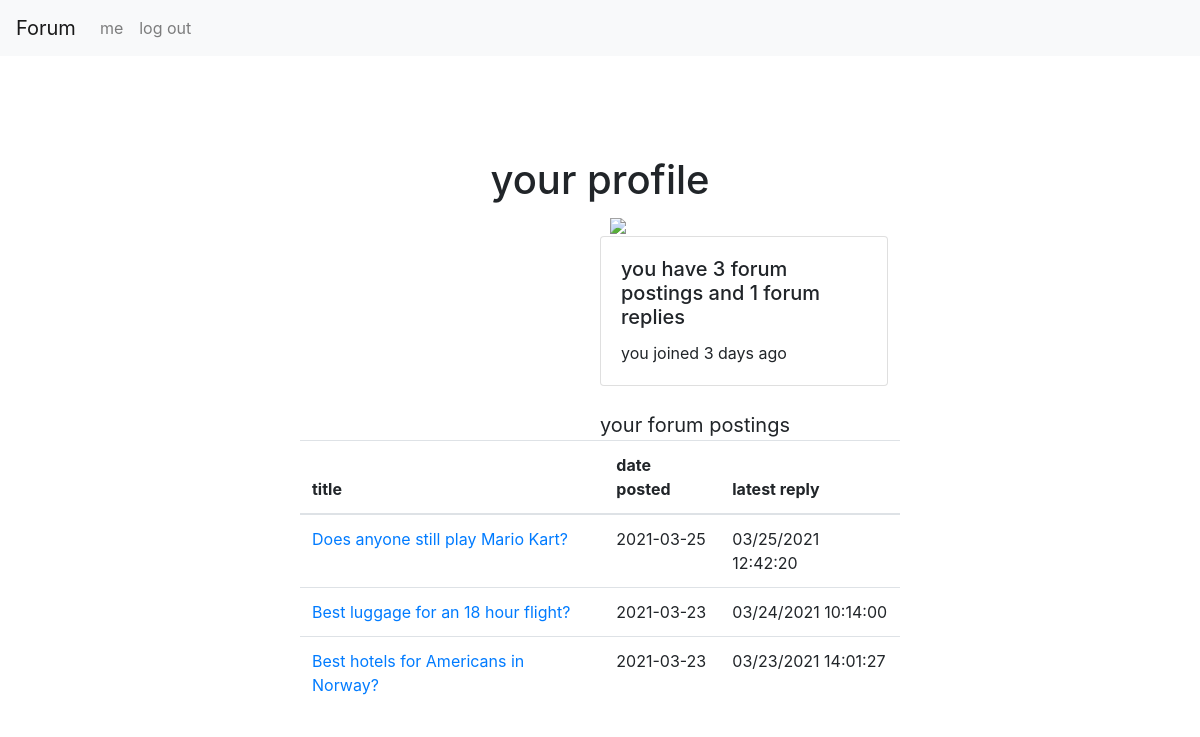
The page /me (signed in) on the database its author committed.
### app.py (models this page shows)
class ForumPost(db.Model):
	post_id=db.Column(db.Integer, primary_key=True)
	date_posted=db.Column(db.Date)
	category=db.Column(db.String)
	title = db.Column(db.String)
	content = db.Column(db.Text)
	user_posted = db.Column(db.String)
	latest_reply = db.Column(db.DateTime)

### app.py (the view)
@app.route("/me")
def me():
	if not session.get("user"):
		return redirect(url_for("login"))
	num_postings = len(ForumPost.query.filter_by(user_posted=session.get("user")).all())
	num_replies = len(Reply.query.filter_by(user_posted=session.get("user")).all())
	all_posts = ForumPost.query.filter_by(user_posted=session.get("user")).all()
	now = datetime.date.today()
	user = User.query.filter_by(username=session.get("user")).first()
	date_joined = user.date_joined
	days_since_joined = (now-date_joined).days
	return render_template("me.html", user=session.get("user"), num_postings=num_postings, num_replies=num_replies, all_posts=all_posts, days_since_joined=days_since_joined)

### templates/me.html (shortened to what this page needs)
<!DOCTYPE html>
<html>
<head>
</head>
<body>
	{% include 'header.html' %}
<h1 style="text-align: center; margin-top: 100px"> your profile </h1>
<img style="margin-left: 610px" src="https://img.icons8.com/pastel-glyph/128/000000/person-male--v3.png"/>
<div class="card" style="width: 18rem; margin-left: 600px">
  <div class="card-body">
    <h5 class="card-title">you have {{num_postings}} forum postings and {{num_replies}} forum replies</h5>
    <p class="card-text">you joined {{days_since_joined}} days ago </p>
  </div>
</div>
{% if num_postings!= 0 %}
<span style="font-size: 20px; margin-left: 600px;">your forum postings </span>
{% endif %}
<table class="table" style="width:50%; margin-left: 300px;">
  <thead>
    <tr>
      <th>title</th>
      <th>date posted</th>
      <th>latest reply </th>
    </tr>
  </thead>
  <tbody>
 {% for post in all_posts %}
    <tr>
        <td><a href= "{{ url_for('editpost', id=post.post_id)}}">{{post.title}}</a></td>
        <td>{{post.date_posted}}</td>
        {% if post.latest_reply!=None %}
        <td>{{post.latest_reply.strftime('%m/%d/%Y %H:%M:%S')}}</td>
        {% endif %}
      </tr>
  {% endfor  %}
  </tbody>
</table>
</body>
</html>

### rows shown on the page
ForumPost: title "Does anyone still play Mario Kart?", date_posted "2021-03-25", latest_reply "03/25/2021 12:42:20"
ForumPost: title "Best luggage for an 18 hour flight?", date_posted "2021-03-23", latest_reply "03/24/2021 10:14:00"
ForumPost: title "Best hotels for Americans in Norway?", date_posted "2021-03-23", latest_reply "03/23/2021 14:01:27"

### other values the page prints
{{ num_postings }} "3"
{{ num_replies }} "1"
